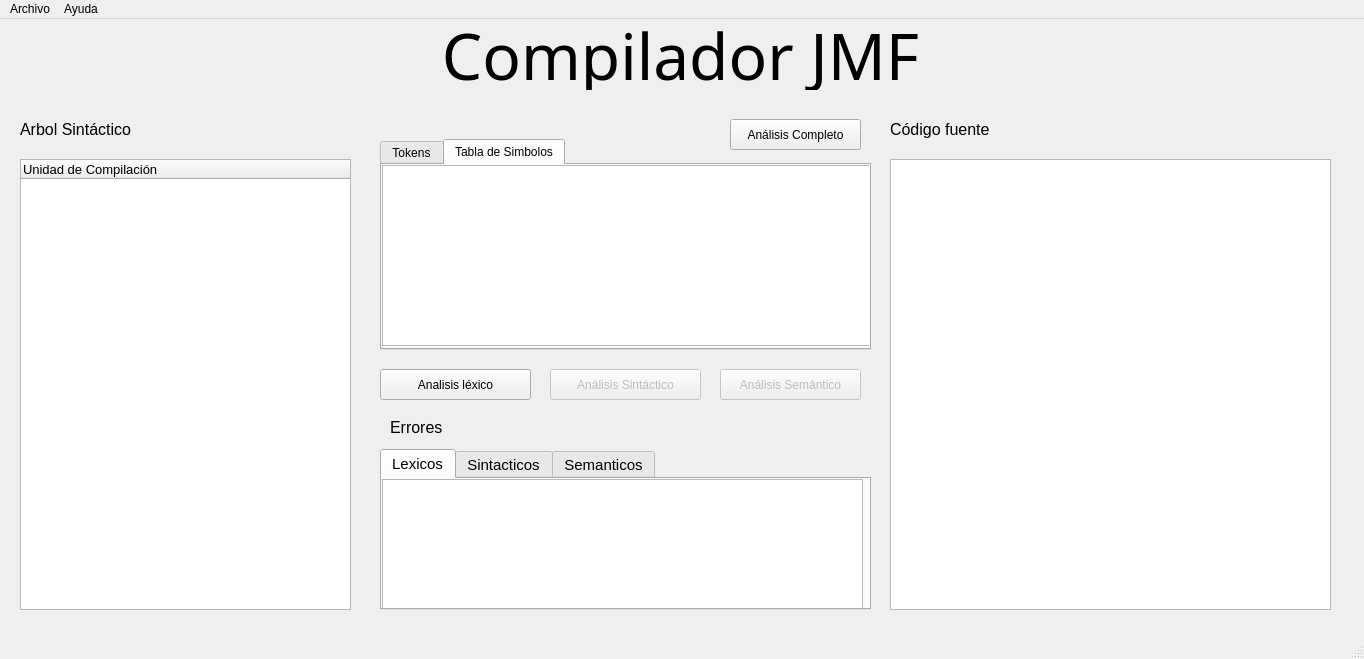
<?xml version="1.0" encoding="UTF-8"?>
<ui version="4.0">
 <class>MainWindow</class>
 <widget class="QMainWindow" name="MainWindow">
  <property name="enabled">
   <bool>true</bool>
  </property>
  <property name="geometry">
   <rect>
    <x>0</x>
    <y>0</y>
    <width>1364</width>
    <height>659</height>
   </rect>
  </property>
  <property name="windowTitle">
   <string>MainWindow</string>
  </property>
  <property name="styleSheet">
   <string notr="true"/>
  </property>
  <widget class="QWidget" name="centralwidget">
   <widget class="QPushButton" name="btnAnalisisLexico">
    <property name="enabled">
     <bool>true</bool>
    </property>
    <property name="geometry">
     <rect>
      <x>380</x>
      <y>350</y>
      <width>151</width>
      <height>31</height>
     </rect>
    </property>
    <property name="text">
     <string>Analisis léxico</string>
    </property>
   </widget>
   <widget class="QPlainTextEdit" name="txtCodigo">
    <property name="geometry">
     <rect>
      <x>890</x>
      <y>140</y>
      <width>441</width>
      <height>451</height>
     </rect>
    </property>
    <property name="font">
     <font>
      <pointsize>12</pointsize>
     </font>
    </property>
   </widget>
   <widget class="QTreeWidget" name="treeFunciones">
    <property name="geometry">
     <rect>
      <x>20</x>
      <y>140</y>
      <width>331</width>
      <height>451</height>
     </rect>
    </property>
    <property name="font">
     <font>
      <pointsize>10</pointsize>
     </font>
    </property>
    <column>
     <property name="text">
      <string notr="true">Unidad de Compilación</string>
     </property>
    </column>
   </widget>
   <widget class="QLabel" name="label_2">
    <property name="geometry">
     <rect>
      <x>890</x>
      <y>100</y>
      <width>111</width>
      <height>21</height>
     </rect>
    </property>
    <property name="font">
     <font>
      <pointsize>12</pointsize>
     </font>
    </property>
    <property name="text">
     <string>Código fuente</string>
    </property>
   </widget>
   <widget class="QLabel" name="label_3">
    <property name="geometry">
     <rect>
      <x>10</x>
      <y>0</y>
      <width>1341</width>
      <height>71</height>
     </rect>
    </property>
    <property name="font">
     <font>
      <family>Gabriola</family>
      <pointsize>48</pointsize>
      <italic>false</italic>
     </font>
    </property>
    <property name="layoutDirection">
     <enum>Qt::LeftToRight</enum>
    </property>
    <property name="autoFillBackground">
     <bool>false</bool>
    </property>
    <property name="text">
     <string>Compilador JMF</string>
    </property>
    <property name="alignment">
     <set>Qt::AlignCenter</set>
    </property>
   </widget>
   <widget class="QLabel" name="label_4">
    <property name="geometry">
     <rect>
      <x>20</x>
      <y>100</y>
      <width>141</width>
      <height>21</height>
     </rect>
    </property>
    <property name="font">
     <font>
      <pointsize>12</pointsize>
     </font>
    </property>
    <property name="text">
     <string>Arbol Sintáctico</string>
    </property>
   </widget>
   <widget class="QPushButton" name="btnAnalisisSintactico">
    <property name="enabled">
     <bool>false</bool>
    </property>
    <property name="geometry">
     <rect>
      <x>550</x>
      <y>350</y>
      <width>151</width>
      <height>31</height>
     </rect>
    </property>
    <property name="text">
     <string>Análisis Sintáctico</string>
    </property>
    <property name="checkable">
     <bool>false</bool>
    </property>
   </widget>
   <widget class="QLabel" name="label_5">
    <property name="geometry">
     <rect>
      <x>390</x>
      <y>400</y>
      <width>101</width>
      <height>16</height>
     </rect>
    </property>
    <property name="font">
     <font>
      <pointsize>12</pointsize>
     </font>
    </property>
    <property name="text">
     <string>Errores</string>
    </property>
   </widget>
   <widget class="QTabWidget" name="tabErrores">
    <property name="geometry">
     <rect>
      <x>380</x>
      <y>430</y>
      <width>491</width>
      <height>161</height>
     </rect>
    </property>
    <property name="font">
     <font>
      <pointsize>11</pointsize>
     </font>
    </property>
    <property name="currentIndex">
     <number>0</number>
    </property>
    <widget class="QWidget" name="tabErrLexico">
     <attribute name="title">
      <string>Lexicos</string>
     </attribute>
     <widget class="QListWidget" name="listViewErroresLexicos">
      <property name="geometry">
       <rect>
        <x>0</x>
        <y>0</y>
        <width>481</width>
        <height>131</height>
       </rect>
      </property>
      <property name="font">
       <font>
        <pointsize>12</pointsize>
       </font>
      </property>
     </widget>
    </widget>
    <widget class="QWidget" name="tabErrSintac">
     <attribute name="title">
      <string>Sintacticos</string>
     </attribute>
     <widget class="QListWidget" name="listViewErroresSintacticos">
      <property name="geometry">
       <rect>
        <x>0</x>
        <y>0</y>
        <width>481</width>
        <height>131</height>
       </rect>
      </property>
     </widget>
    </widget>
    <widget class="QWidget" name="tabErrSemantico">
     <attribute name="title">
      <string>Semanticos</string>
     </attribute>
     <widget class="QListWidget" name="listViewErroresSemanticos">
      <property name="geometry">
       <rect>
        <x>0</x>
        <y>0</y>
        <width>481</width>
        <height>131</height>
       </rect>
      </property>
     </widget>
    </widget>
   </widget>
   <widget class="QPushButton" name="btnAnalisisSemantico">
    <property name="enabled">
     <bool>false</bool>
    </property>
    <property name="geometry">
     <rect>
      <x>720</x>
      <y>350</y>
      <width>141</width>
      <height>31</height>
     </rect>
    </property>
    <property name="text">
     <string>Análisis Semántico</string>
    </property>
   </widget>
   <widget class="QPushButton" name="btnAnalisis">
    <property name="geometry">
     <rect>
      <x>730</x>
      <y>100</y>
      <width>131</width>
      <height>31</height>
     </rect>
    </property>
    <property name="text">
     <string>Análisis Completo</string>
    </property>
   </widget>
   <widget class="QTabWidget" name="tabTokenSimbolo">
    <property name="geometry">
     <rect>
      <x>380</x>
      <y>120</y>
      <width>491</width>
      <height>211</height>
     </rect>
    </property>
    <property name="currentIndex">
     <number>1</number>
    </property>
    <widget class="QWidget" name="tab">
     <attribute name="title">
      <string>Tokens</string>
     </attribute>
     <widget class="QListWidget" name="listViewTokens">
      <property name="geometry">
       <rect>
        <x>0</x>
        <y>0</y>
        <width>491</width>
        <height>181</height>
       </rect>
      </property>
      <property name="font">
       <font>
        <pointsize>11</pointsize>
       </font>
      </property>
     </widget>
    </widget>
    <widget class="QWidget" name="tSimbolos">
     <attribute name="title">
      <string>Tabla de Simbolos</string>
     </attribute>
     <widget class="QListWidget" name="listViewSimbolos">
      <property name="geometry">
       <rect>
        <x>0</x>
        <y>0</y>
        <width>491</width>
        <height>181</height>
       </rect>
      </property>
     </widget>
    </widget>
   </widget>
  </widget>
  <widget class="QMenuBar" name="menubar">
   <property name="geometry">
    <rect>
     <x>0</x>
     <y>0</y>
     <width>1364</width>
     <height>22</height>
    </rect>
   </property>
   <widget class="QMenu" name="menuArchivo">
    <property name="title">
     <string>Archivo</string>
    </property>
    <addaction name="actionAbrir"/>
    <addaction name="actionGuardar"/>
    <addaction name="actionSalir"/>
   </widget>
   <widget class="QMenu" name="menuAyuda">
    <property name="title">
     <string>Ayuda</string>
    </property>
    <addaction name="actionTutorial"/>
    <addaction name="actionTokens"/>
    <addaction name="actionAcerca_de_nosotros"/>
   </widget>
   <addaction name="menuArchivo"/>
   <addaction name="menuAyuda"/>
  </widget>
  <widget class="QStatusBar" name="statusbar"/>
  <action name="actionAbrir">
   <property name="text">
    <string>Abrir</string>
   </property>
  </action>
  <action name="actionGuardar">
   <property name="text">
    <string>Guardar</string>
   </property>
  </action>
  <action name="actionSalir">
   <property name="text">
    <string>Salir</string>
   </property>
  </action>
  <action name="actionTutorial">
   <property name="text">
    <string>Tutorial</string>
   </property>
  </action>
  <action name="actionTokens">
   <property name="text">
    <string>Tokens</string>
   </property>
  </action>
  <action name="actionAcerca_de_nosotros">
   <property name="text">
    <string>Acerca de nosotros</string>
   </property>
  </action>
 </widget>
 <resources/>
 <connections/>
</ui>
